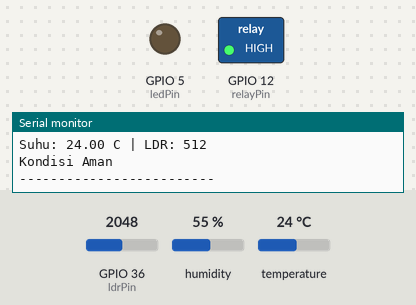
This sketch was run on a simulated ESP32. Parts: switched loads named in the sketch (green lamp = pin HIGH), output pins drawn as LEDs (lit = HIGH), the last lines printed to the serial monitor. Inputs (shaded band) come from the test bench; at power-on: temperature 24 °C, GPIO 36 (ldrPin) = 2048, humidity 55 % (analog values on the 0–4095 scale).

Above: at 2.8 s.
2.9 s: temperature set to 33.4 °C
5.6 s: temperature set to 34.8 °C
At 6.8 s:
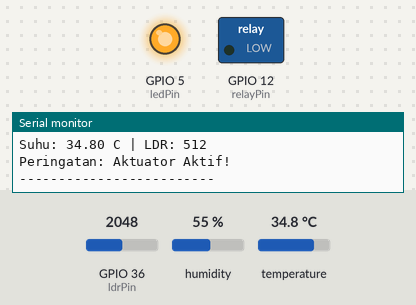
8.3 s: temperature set to 12 °C
At 10.3 s:
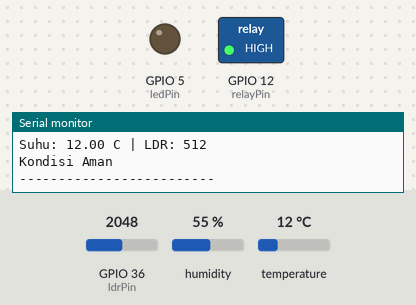
11.5 s: temperature set to 41 °C
At 13.3 s:
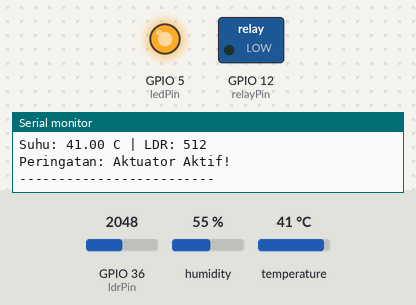
Timing chart, 0 to 14.8 s (numbered marks = the images above; inputs shaded):
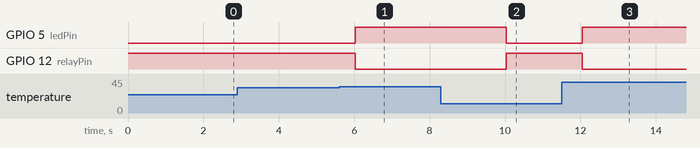

Measured:
- the behaviour switches between 34 and 34.1 °C on temperature (found by bisection; images 0 and 1)
- after the input at 5.6 s, GPIO 5 (ledPin): LOW → HIGH after 0.42 s; GPIO 12 (relayPin): HIGH → LOW after 0.42 s
- after the input at 8.3 s, GPIO 5 (ledPin): HIGH → LOW after 1.7 s; GPIO 12 (relayPin): LOW → HIGH after 1.7 s
- after the input at 11.5 s, GPIO 5 (ledPin): LOW → HIGH after 0.54 s; GPIO 12 (relayPin): HIGH → LOW after 0.54 s

The sketch:

sketch.ino
```cpp
#include <DHT.h>

const int ldrPin = A0;
const int dhtPin = 13;
const int relayPin = 12;
const int ledPin = 5;

#define DHTTYPE DHT22

DHT dht(dhtPin, DHTTYPE);

void setup() {
  Serial.begin(115200);

  dht.begin();

  pinMode(relayPin, OUTPUT);
  pinMode(ledPin, OUTPUT);

  // Membuat ADC ESP32 menjadi 10-bit (0-1023)
  analogReadResolution(10);

  // Kondisi awal: aktuator mati
  digitalWrite(relayPin, HIGH);
  digitalWrite(ledPin, LOW);

  Serial.println("=== SMART WAREHOUSE ===");
  Serial.println("Sistem mulai...");
}

void loop() {

  // Membaca sensor
  int ldrValue = analogRead(ldrPin);
  float suhu = dht.readTemperature();

  // Mengecek apakah DHT berhasil dibaca
  if (isnan(suhu)) {
    Serial.println("Gagal membaca sensor DHT!");
    delay(2000);
    return;
  }

  Serial.print("Suhu: ");
  Serial.print(suhu);
  Serial.print(" C | LDR: ");
  Serial.println(ldrValue);

  // Mesin aturan menggunakan OR (||)
  if (suhu > 34 || ldrValue < 300) {

    // Aktuator aktif
    digitalWrite(relayPin, LOW);
    digitalWrite(ledPin, HIGH);

    Serial.println("Peringatan: Aktuator Aktif!");

  } else {

    // Aktuator mati
    digitalWrite(relayPin, HIGH);
    digitalWrite(ledPin, LOW);

    Serial.println("Kondisi Aman");
  }

  Serial.println("-------------------------");

  delay(2000);
}
```
